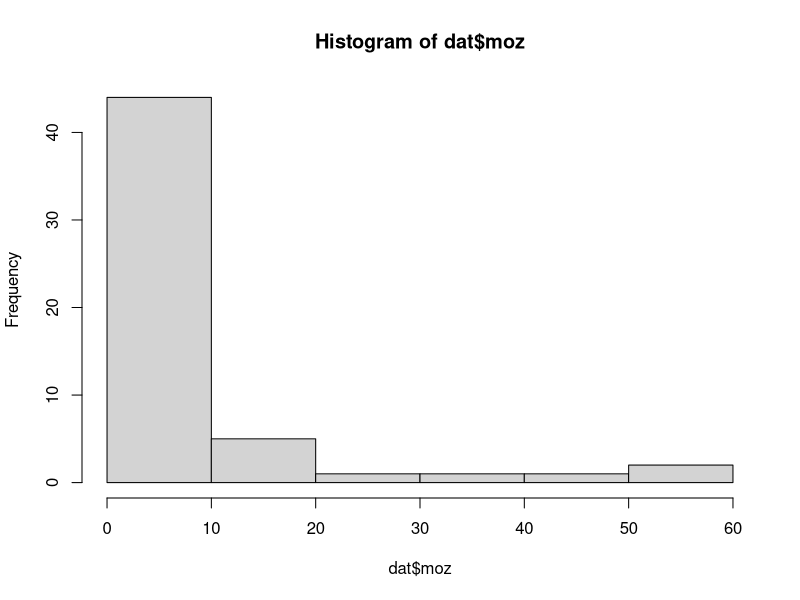
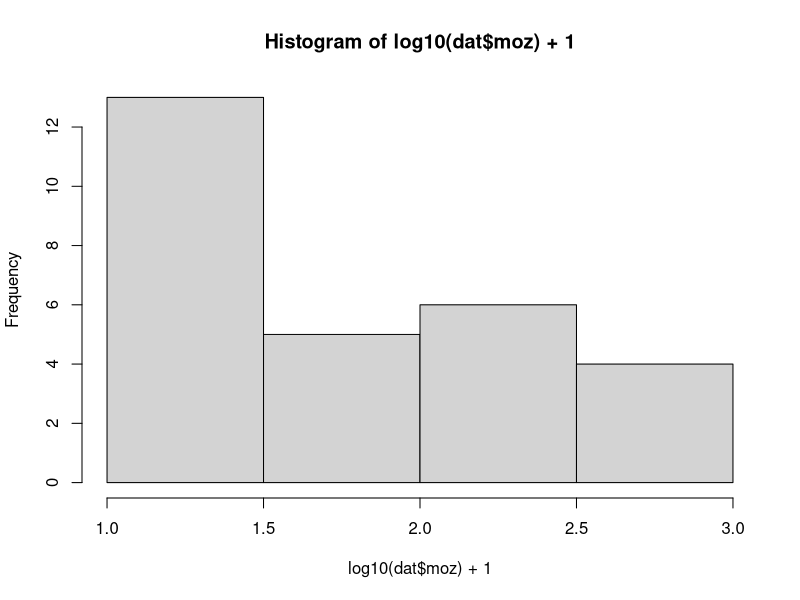
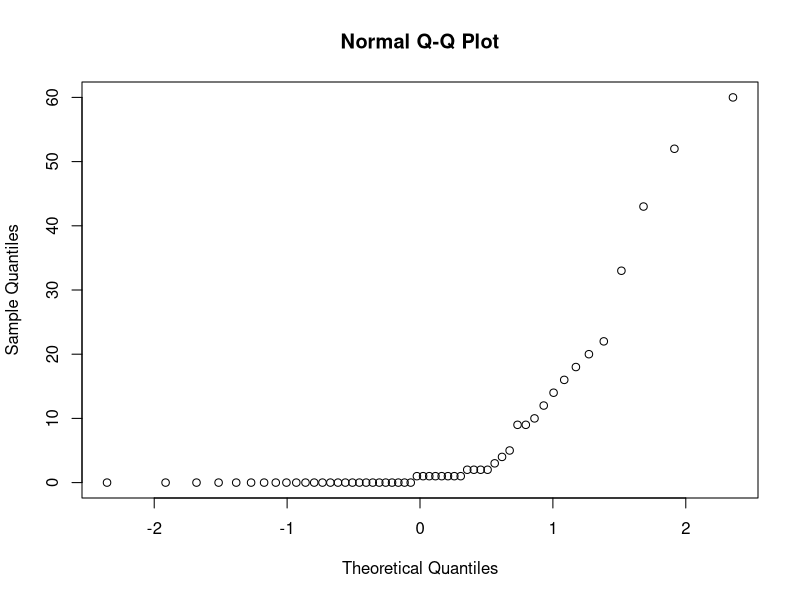
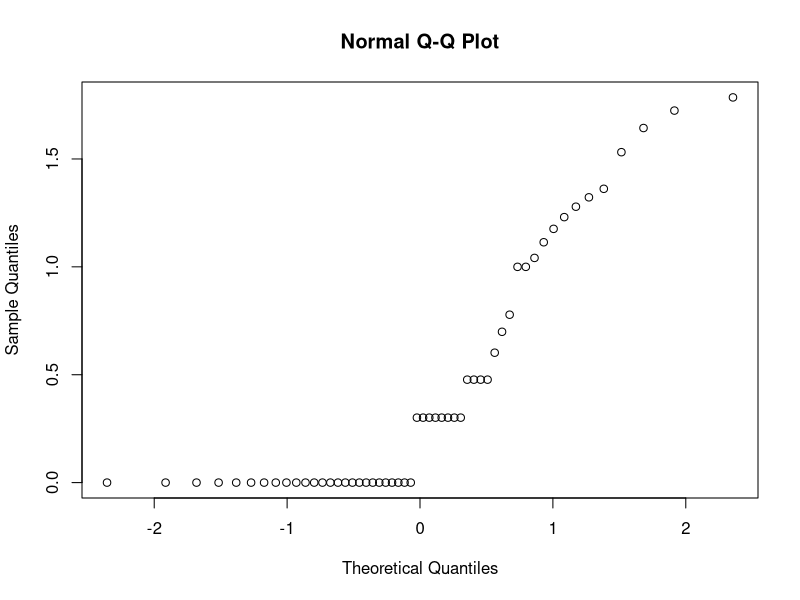
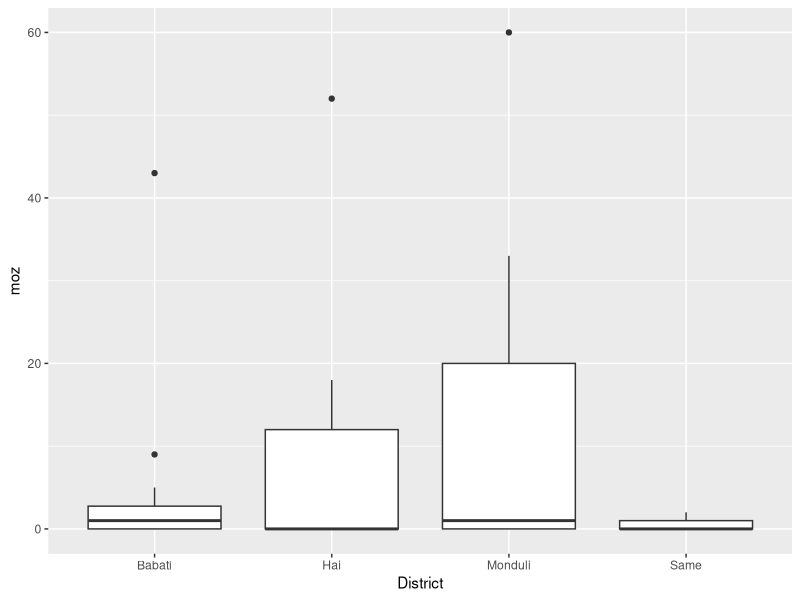
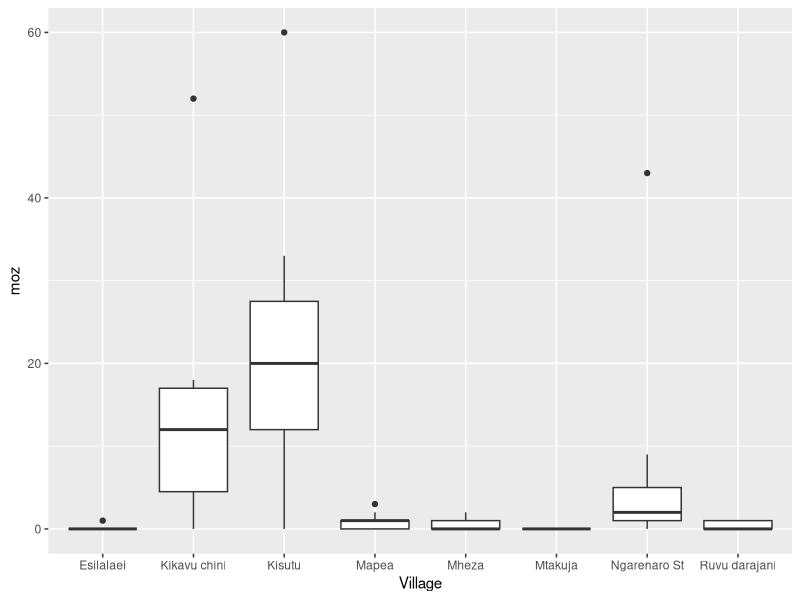
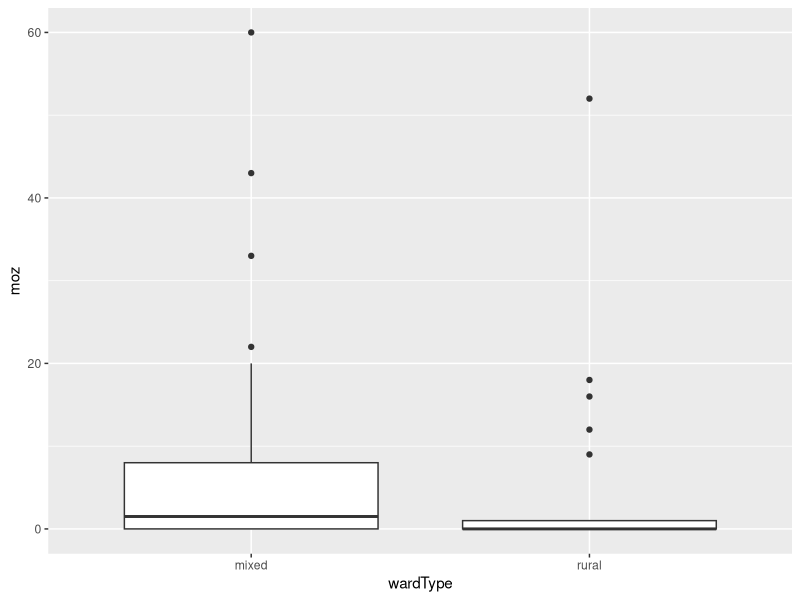

Reproduce these figures in R, in order.
library(ggplot2)
library(lme4)
library(plyr)
library(MASS)


#************ read in data *************
readxl::excel_sheets("SEP22_PILOT_CATCH_DATA.xlsx")


# combine spreadsheets
village <- data.frame(readxl::read_excel("SEP22_PILOT_CATCH_DATA.xlsx","Village Table"))
trapSet <- data.frame(readxl::read_excel("SEP22_PILOT_CATCH_DATA.xlsx","Trap Set - September"))
catch <- data.frame(readxl::read_excel("SEP22_PILOT_CATCH_DATA.xlsx","Trap Catch"))

dat <- merge(village,trapSet,by="V_ID",all.y=T)
dat <- merge(dat,catch,by="TS_ID",all.y=T)

# focus only on culex - need to include zero for traps where no culex caught

culex <- dat[dat$Genus %in% "Culex",] # 61 of 120 rows
length(unique(culex$TS_ID)) # 28 traps
length(unique(dat$TS_ID))   # of 54 traps
notCulex <- dat[!dat$TS_ID %in% unique(culex$TS_ID),]
# confirm result
length(unique(notCulex$TS_ID))
notCulex$Genus <- "Culex"
notCulex$Total.Females <- 0

datC <- rbind.data.frame(culex,notCulex)

dat <- ddply(datC,.(District,Village,Date.deployed,TS_ID),summarise,moz=sum(Total.Females))
#******************************************

dat$type <- NA
dat$wardType[dat$Village %in% "Mapea"] <- "mixed"
dat$wardType[dat$Village %in% "Mtakuja"] <- "rural"
dat$wardType[dat$Village %in% "Mheza"] <- "mixed"
dat$wardType[dat$Village %in% "Ngarenaro St"] <- "mixed"
dat$wardType[dat$Village %in% "Esilalaei"] <- "rural"
dat$wardType[dat$Village %in% "Ruvu darajani"] <- "rural"
dat$wardType[dat$Village %in% "Kikavu chini"] <- "rural"
dat$wardType[dat$Village %in% "Kisutu"] <- "mixed"

hist(dat$moz)
hist(log10(dat$moz)+1)
qqnorm(dat$moz)
qqnorm(log10(dat$moz+1))

ggplot(dat) +
  geom_boxplot(aes(x=District,y=moz))
ggplot(dat) +
  geom_boxplot(aes(x=Village,y=moz))
ggplot(dat) +
  geom_boxplot(aes(x=wardType,y=moz))

length(dat$moz[dat$moz==0]) #26

median(dat$moz[dat$wardType %in% "rural"])
#[1] 0
median(dat$moz[dat$wardType %in% "mixed"])
#[1] 1.5
mean(dat$moz[dat$wardType %in% "mixed"])
#[1] 7.866667
mean(dat$moz[dat$wardType %in% "rural"])
#[1] 4.583333

# probably going to need zero-inflated negative binomial mixed effects model
# unless more villages have presence this time around

# analyse presence absence

dat$present <- NA
dat$present[dat$moz>0] <- 1
dat$present[dat$moz==0] <- 0

xtabs(present~wardType,data=dat)
length(dat$moz[dat$wardType %in% "mixed"]) # 30
length(dat$moz[dat$wardType %in% "rural"]) # 24
20/30
8/24

presAbsMod1 <- glmer(present~wardType + (1|Village),family="binomial",data=dat)
presAbsMod2 <- glmer(present~(1|Village),family="binomial",data=dat)
presAbsMod3 <- glm(present~wardType,family="binomial",data=dat)
AIC(presAbsMod1,presAbsMod2,presAbsMod3)

# take away absences and look at abundance where present
abund <- dat[dat$present==1,]
abundMod1 <- glmer.nb(moz~wardType + (1|Village),data=abund)
abundMod2 <- glmer.nb(moz~ (1|Village),data=abund)
abundMod3 <- glm.nb(moz~wardType,data=abund)
AIC(abundMod1,abundMod2,abundMod3)

